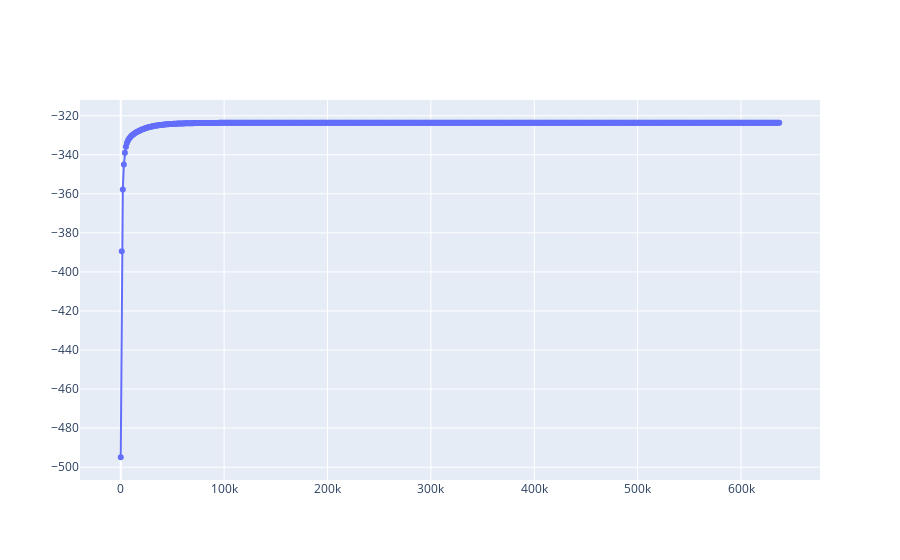

The notebook cell saved with this chart:
### Code cell
fig = make_subplots(rows = 1, cols = 1)
costxnew = costx[::1000]
costynew = costy[::1000]
fig.add_trace(go.Scatter(x = costxnew, y = costynew, mode = "markers+lines", name = "Real"), row = 1, col = 1)
fig.show()

### Figure 1 — Plotly figure (JSON) as saved in the notebook; plotly's stock layout.template omitted (floating-point values rounded to 4 significant figures; data arrays with more than 128 entries replaced by an {"elided": "..."} marker saying what was removed)
{"data": [{"mode": "markers+lines", "name": "Real", "type": "scatter", "x": {"elided": "638 int values"}, "xaxis": "x", "y": {"elided": "638 float values"}, "yaxis": "y"}], "layout": {"xaxis": {"anchor": "y", "domain": [0, 1]}, "yaxis": {"anchor": "x", "domain": [0, 1]}}}
